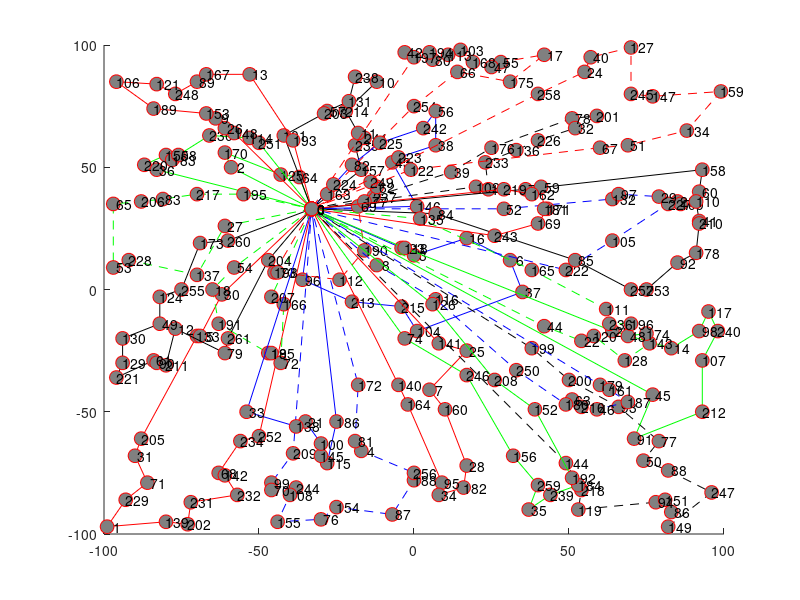

Write the MATLAB code that produced this figure. (Note: this script raises an error after producing the figure.)
hold on;
plot([-33;-50;-56;-63;-61;-57;-72;-73;-80;-99;-93;-86;-90;-88;-70;-69;-62;-33], [ 33;-60;-62;-75;-76;-84;-87;-96;-95;-97;-86;-79;-68;-61;-19;-19; -2; 33], '-ro', 'MarkerSize', 10, 'MarkerEdgeColor', 'r', 'MarkerFaceColor', [0.5,0.5,0.5]);
text([-33;-50;-56;-63;-61;-57;-72;-73;-80;-99;-93;-86;-90;-88;-70;-69;-62;-33], [ 33;-60;-62;-75;-76;-84;-87;-96;-95;-97;-86;-79;-68;-61;-19;-19; -2; 33], num2str([   0; 252; 234;  68; 142; 232; 231; 202; 139;   1; 229;  71;  31; 205; 133;   5;  30;   0]));
plot([-33;-59;-61;-43;-37;-33], [ 33; 50; 56; 47; 46; 33], '-go', 'MarkerSize', 10, 'MarkerEdgeColor', 'r', 'MarkerFaceColor', [0.5,0.5,0.5]);
text([-33;-59;-61;-43;-37;-33], [ 33; 50; 56; 47; 46; 33], num2str([   0;   2; 170; 125;  64;   0]));
plot([-33; -4;  0; 17; 31; 35;  1; -4;-20;-36;-33], [ 33; 17; 14; 21; 12; -1;-17; -7; -5;  4; 33], '-bo', 'MarkerSize', 10, 'MarkerEdgeColor', 'r', 'MarkerFaceColor', [0.5,0.5,0.5]);
text([-33; -4;  0; 17; 31; 35;  1; -4;-20;-36;-33], [ 33; 17; 14; 21; 12; -1;-17; -7; -5;  4; 33], num2str([   0; 123;   3;  16;   6;  37; 104; 215; 213;  96;   0]));
plot([-33;-17;-19;-16;-18;-22;-12;-19;-21;-28;-29;-42;-33], [ 33; 49; 59; 62; 64; 73; 85; 87; 77; 73; 72; 63; 33], '-ko', 'MarkerSize', 10, 'MarkerEdgeColor', 'r', 'MarkerFaceColor', [0.5,0.5,0.5]);
text([-33;-17;-19;-16;-18;-22;-12;-19;-21;-28;-29;-42;-33], [ 33; 49; 59; 62; 64; 73; 85; 87; 77; 73; 72; 63; 33], num2str([   0; 157; 235; 241;  11; 214;  10; 238; 131;  57; 203; 101;   0]));
plot([-33;  0; 14; 31; 42; 28; 25; 19; 15; 11;  6;  5; -3;  0;-33], [ 33; 75; 89; 85; 96; 93; 91; 93; 98; 96; 94; 97; 97; 95; 33], '--ro', 'MarkerSize', 10, 'MarkerEdgeColor', 'r', 'MarkerFaceColor', [0.5,0.5,0.5]);
text([-33;  0; 14; 31; 42; 28; 25; 19; 15; 11;  6;  5; -3;  0;-33], [ 33; 75; 89; 85; 96; 93; 91; 93; 98; 96; 94; 97; 97; 95; 33], num2str([   0; 254;  66; 175;  17;  55;  47; 168; 103; 113;  80; 194;  42; 197;   0]));
plot([-33;-58;-65;-63;-47;-46;-43;-42;-46;-33], [ 33;  9;  0;-14;-26;-26;-30; -6; -3; 33], '--go', 'MarkerSize', 10, 'MarkerEdgeColor', 'r', 'MarkerFaceColor', [0.5,0.5,0.5]);
text([-33;-58;-65;-63;-47;-46;-43;-42;-46;-33], [ 33;  9;  0;-14;-26;-26;-30; -6; -3; 33], num2str([   0;  54;  18; 191;  19; 185;  72; 166; 207;   0]));
plot([-33; 29; 64; 66; 79; 85; 86; 82; 64; 49;-33], [ 33; 33; 37; 39; 38; 36; 35; 35; 20;  8; 33], '--bo', 'MarkerSize', 10, 'MarkerEdgeColor', 'r', 'MarkerFaceColor', [0.5,0.5,0.5]);
text([-33; 29; 64; 66; 79; 85; 86; 82; 64; 49;-33], [ 33; 33; 37; 39; 38; 36; 35; 35; 20;  8; 33], num2str([   0;  52; 132;  97;  29;  20; 109; 227; 105; 222;   0]));
plot([-33;-13; 12; 25; 51; 59; 52; 40; 33; 23; 24; 20;-33], [ 33; 38; 48; 58; 70; 71; 66; 61; 57; 52; 41; 42; 33], '--ko', 'MarkerSize', 10, 'MarkerEdgeColor', 'r', 'MarkerFaceColor', [0.5,0.5,0.5]);
text([-33;-13; 12; 25; 51; 59; 52; 40; 33; 23; 24; 20;-33], [ 33; 38; 48; 58; 70; 71; 66; 61; 57; 52; 41; 42; 33], num2str([   0; 237;  39; 176;  78; 201;  32; 226; 136; 233;  15; 102;   0]));
plot([-33; -5; -2;  9;  8; 16; 17; 10;  5; 17;  8;-33], [ 33;-39;-47;-79;-84;-81;-72;-49;-41;-25;-22; 33], '-ro', 'MarkerSize', 10, 'MarkerEdgeColor', 'r', 'MarkerFaceColor', [0.5,0.5,0.5]);
text([-33; -5; -2;  9;  8; 16; 17; 10;  5; 17;  8;-33], [ 33;-39;-47;-79;-84;-81;-72;-49;-41;-25;-22; 33], num2str([   0; 140; 164;  95;  34; 182;  28; 160;   7;  25; 141;   0]));
plot([-33;-83;-87;-80;-78;-76;-66;-53;-50;-33], [ 33; 49; 51; 55; 53; 55; 63; 62; 60; 33], '-go', 'MarkerSize', 10, 'MarkerEdgeColor', 'r', 'MarkerFaceColor', [0.5,0.5,0.5]);
text([-33;-83;-87;-80;-78;-76;-66;-53;-50;-33], [ 33; 49; 51; 55; 53; 55; 63; 62; 60; 33], num2str([   0;  36; 220; 150; 183;  58; 230; 114; 251;   0]));
plot([-33;  1; -7; -5;  7;  7;  3;-11;-20;-33], [ 33; 34; 52; 54; 59; 73; 66; 60; 51; 33], '-bo', 'MarkerSize', 10, 'MarkerEdgeColor', 'r', 'MarkerFaceColor', [0.5,0.5,0.5]);
text([-33;  1; -7; -5;  7;  7;  3;-11;-20;-33], [ 33; 34; 52; 54; 59; 73; 66; 60; 51; 33], num2str([   0; 146;  43; 223;  38;  56; 242; 225;  82;   0]));
plot([-33; 36; 93; 92; 91; 92; 92; 91; 85; 75; 70; 52;  7;-33], [ 33; 41; 49; 40; 36; 28; 27; 15; 11;  0;  0; 12; 31; 33], '-ko', 'MarkerSize', 10, 'MarkerEdgeColor', 'r', 'MarkerFaceColor', [0.5,0.5,0.5]);
text([-33; 36; 93; 92; 91; 92; 92; 91; 85; 75; 70; 52;  7;-33], [ 33; 41; 49; 40; 36; 28; 27; 15; 11;  0;  0; 12; 31; 33], num2str([   0;  75; 158;  60; 110;  41; 210; 178;  92; 253; 257;  85;  84;   0]));
plot([-33;-45;-44;-24;-16;-18;-16;-12;-14;-33], [ 33;  7;  7;  4; 16; 34; 36; 42; 44; 33], '--ro', 'MarkerSize', 10, 'MarkerEdgeColor', 'r', 'MarkerFaceColor', [0.5,0.5,0.5]);
text([-33;-45;-44;-24;-16;-18;-16;-12;-14;-33], [ 33;  7;  7;  4; 16; 34; 36; 42; 44; 33], num2str([   0; 198;  73; 112; 190;  69; 177;  62; 249;   0]));
plot([-33;-61;-70;-92;-97;-97;-88;-81;-70;-55;-33], [ 33; 26;  6; 12;  9; 35; 36; 37; 39; 39; 33], '--go', 'MarkerSize', 10, 'MarkerEdgeColor', 'r', 'MarkerFaceColor', [0.5,0.5,0.5]);
text([-33;-61;-70;-92;-97;-97;-88;-81;-70;-55;-33], [ 33; 26;  6; 12;  9; 35; 36; 37; 39; 39; 33], num2str([   0;  27; 137; 228;  53;  65; 206;  83; 217; 195;   0]));
plot([-33;-39;-46;-46;-38;-40;-44;-30;-25; -7;  0;  0;-17;-19;-18;-33], [ 33;-67;-79;-82;-81;-84;-95;-94;-89;-92;-78;-75;-66;-62;-39; 33], '--bo', 'MarkerSize', 10, 'MarkerEdgeColor', 'r', 'MarkerFaceColor', [0.5,0.5,0.5]);
text([-33;-39;-46;-46;-38;-40;-44;-30;-25; -7;  0;  0;-17;-19;-18;-33], [ 33;-67;-79;-82;-81;-84;-95;-94;-89;-92;-78;-75;-66;-62;-39; 33], num2str([   0; 209;  99;  70; 244; 108; 155;  76; 154;  87; 188; 256;   4;  81; 172;   0]));
plot([-33; 49; 54; 53; 78; 81; 83; 82; 96; 82; 74; 79; 66; 50; 38;-33], [ 33;-71;-82;-90;-87;-86;-91;-97;-83;-74;-70;-62;-48;-37;-24; 33], '--ko', 'MarkerSize', 10, 'MarkerEdgeColor', 'r', 'MarkerFaceColor', [0.5,0.5,0.5]);
text([-33; 49; 54; 53; 78; 81; 83; 82; 96; 82; 74; 79; 66; 50; 38;-33], [ 33;-71;-82;-90;-87;-86;-91;-97;-83;-74;-70;-62;-48;-37;-24; 33], num2str([   0; 144; 218; 119;  94; 151;  86; 149; 247;  88;  50;  77;  93; 200; 199;   0]));
plot([-33;-58;-61;-64;-67;-84;-96;-83;-77;-70;-67;-53;-39;-33], [ 33; 64; 66; 70; 72; 74; 85; 84; 80; 85; 88; 88; 61; 33], '-ro', 'MarkerSize', 10, 'MarkerEdgeColor', 'r', 'MarkerFaceColor', [0.5,0.5,0.5]);
text([-33;-58;-61;-64;-67;-84;-96;-83;-77;-70;-67;-53;-39;-33], [ 33; 64; 66; 70; 72; 74; 85; 84; 80; 85; 88; 88; 61; 33], num2str([   0; 148;  26;   9; 153; 189; 106; 121; 248;  89; 167;  13; 193;   0]));
plot([-33; -3; 64; 83; 92; 95; 98; 93; 93; 71; 77;-33], [ 33; 17;-17;-24;-17; -9;-17;-29;-50;-61;-43; 33], '-go', 'MarkerSize', 10, 'MarkerEdgeColor', 'r', 'MarkerFaceColor', [0.5,0.5,0.5]);
text([-33; -3; 64; 83; 92; 95; 98; 93; 93; 71; 77;-33], [ 33; 17;-17;-24;-17; -9;-17;-29;-50;-61;-43; 33], num2str([   0; 118;  23;  14;  98; 117; 240; 107; 212;  91;  45;   0]));
plot([-33;-25;-28;-30;-30;-35;-38;-54;-33], [ 33;-54;-71;-68;-63;-54;-56;-50; 33], '-bo', 'MarkerSize', 10, 'MarkerEdgeColor', 'r', 'MarkerFaceColor', [0.5,0.5,0.5]);
text([-33;-25;-28;-30;-30;-35;-38;-54;-33], [ 33;-54;-71;-68;-63;-54;-56;-50; 33], num2str([   0; 186; 115; 145; 100;  21; 138;  33;   0]));
plot([-33;-60;-69;-75;-82;-82;-94;-94;-96;-84;-83;-80;-77;-61;-60;-47;-33], [ 33; 20; 19;  0; -3;-14;-20;-30;-36;-29;-30;-31;-16;-26;-20; 12; 33], '-ko', 'MarkerSize', 10, 'MarkerEdgeColor', 'r', 'MarkerFaceColor', [0.5,0.5,0.5]);
text([-33;-60;-69;-75;-82;-82;-94;-94;-96;-84;-83;-80;-77;-61;-60;-47;-33], [ 33; 20; 19;  0; -3;-14;-20;-30;-36;-29;-30;-31;-16;-26;-20; 12; 33], num2str([   0; 260; 173; 255; 124;  49; 130; 129; 221;  61;  90; 211;  12;  79; 261; 204;   0]));
plot([-33; -1; 60; 69; 88; 99; 77; 70; 70; 57; 55; 40;-33], [ 33; 49; 58; 59; 65; 81; 79; 80; 99; 95; 89; 80; 33], '--ro', 'MarkerSize', 10, 'MarkerEdgeColor', 'r', 'MarkerFaceColor', [0.5,0.5,0.5]);
text([-33; -1; 60; 69; 88; 99; 77; 70; 70; 57; 55; 40;-33], [ 33; 49; 58; 59; 65; 81; 79; 80; 99; 95; 89; 80; 33], num2str([   0; 122;  67;  51; 134; 159; 147; 245; 127;  40;  24; 258;   0]));
plot([-33; 42; 54; 58; 68; 76; 75; 69; 70; 63; 62; 38;  2;-33], [ 33;-15;-21;-19;-29;-22;-18;-19;-14;-14; -8;  8; 29; 33], '--go', 'MarkerSize', 10, 'MarkerEdgeColor', 'r', 'MarkerFaceColor', [0.5,0.5,0.5]);
text([-33; 42; 54; 58; 68; 76; 75; 69; 70; 63; 62; 38;  2;-33], [ 33;-15;-21;-19;-29;-22;-18;-19;-14;-14; -8;  8; 29; 33], num2str([   0;  44;  22; 120; 128; 143; 174;  48; 196; 236; 111; 165; 135;   0]));
plot([-33; 60; 63; 69; 59; 54; 51; 49; 33;  7;-12;-33], [ 33;-39;-41;-46;-49;-48;-45;-47;-33; -4; 10; 33], '--bo', 'MarkerSize', 10, 'MarkerEdgeColor', 'r', 'MarkerFaceColor', [0.5,0.5,0.5]);
text([-33; 60; 63; 69; 59; 54; 51; 49; 33;  7;-12;-33], [ 33;-39;-41;-46;-49;-48;-45;-47;-33; -4; 10; 33], num2str([   0; 179; 161; 187;  46; 216;  63; 180; 250; 116;   8;   0]));
plot([-33;-28;-26;-33], [ 33; 39; 43; 33], '--ko', 'MarkerSize', 10, 'MarkerEdgeColor', 'r', 'MarkerFaceColor', [0.5,0.5,0.5]);
text([-33;-28;-26;-33], [ 33; 39; 43; 33], num2str([   0; 163; 224;   0]));
plot([-33; 26; 40; 43; 42; 41; 38; 29;-33], [ 33; 22; 27; 33; 33; 42; 39; 41; 33], '-ro', 'MarkerSize', 10, 'MarkerEdgeColor', 'r', 'MarkerFaceColor', [0.5,0.5,0.5]);
text([-33; 26; 40; 43; 42; 41; 38; 29;-33], [ 33; 22; 27; 33; 33; 42; 39; 41; 33], num2str([   0; 243; 169; 171; 181;  59; 162; 219;   0]));
plot([-33; -3; 17; 32; 40; 37; 44; 53; 51; 39; 26;  6;-33], [ 33;-20;-35;-68;-80;-90;-84;-80;-77;-49;-37; -6; 33], '-go', 'MarkerSize', 10, 'MarkerEdgeColor', 'r', 'MarkerFaceColor', [0.5,0.5,0.5]);
text([-33; -3; 17; 32; 40; 37; 44; 53; 51; 39; 26;  6;-33], [ 33;-20;-35;-68;-80;-90;-84;-80;-77;-49;-37; -6; 33], num2str([   0;  74; 246; 156; 259;  35; 239; 184; 192; 152; 208; 126;   0]));
legend('Route 1','Route 2','Route 3','Route 4','Route 5','Route 6','Route 7','Route 8','Route 9','Route 10','Route 11','Route 12','Route 13','Route 14','Route 15','Route 16','Route 17','Route 18','Route 19','Route 20','Route 21','Route 22','Route 23','Route 24','Route 25','Route 26',0);
xlabel('x');
ylabel('y');
